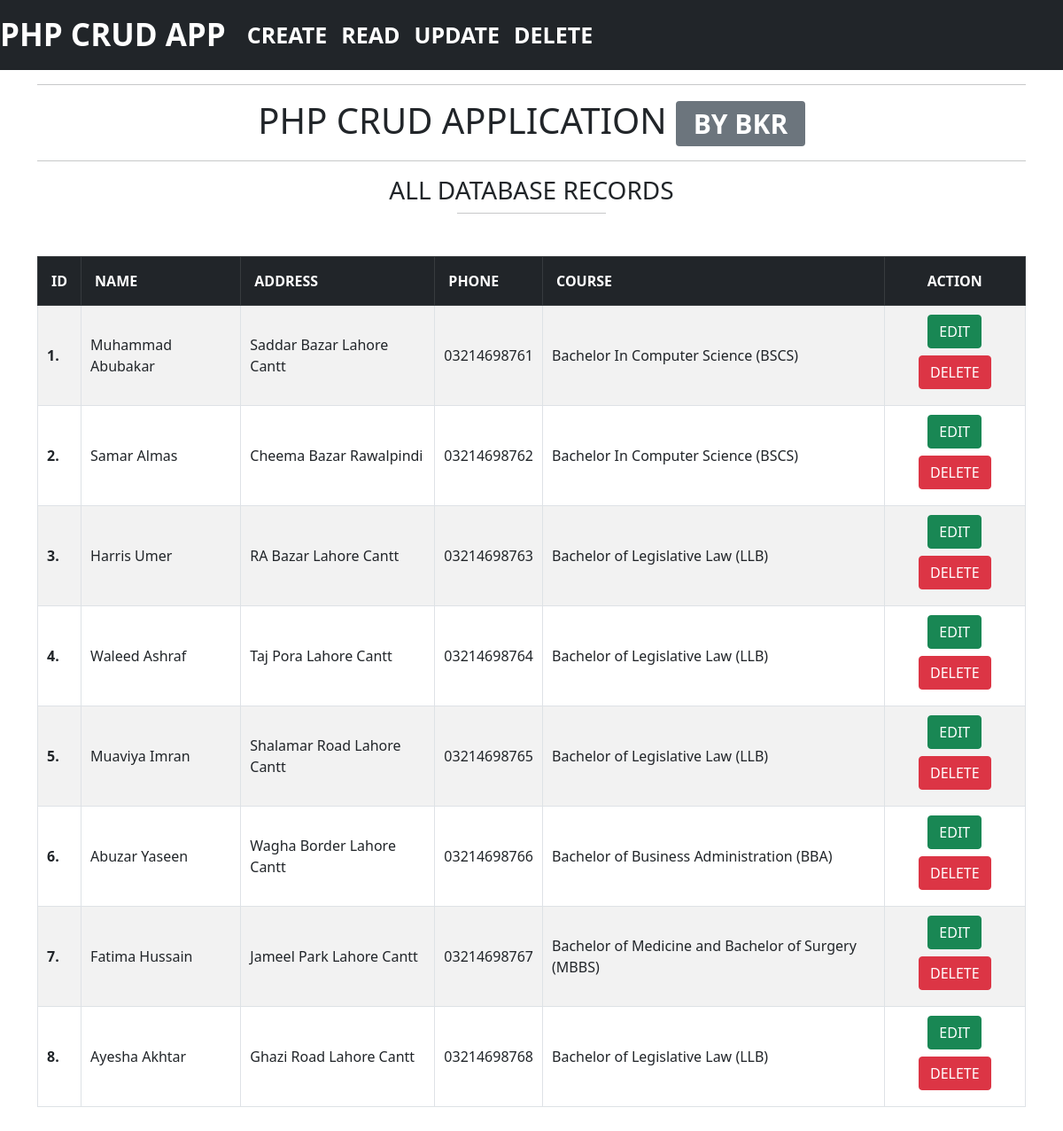
/crud-application/index.php, run on the app's committed database.
### tables this page shows
CREATE TABLE `student` (
  `stu_id` bigint(20) UNSIGNED NOT NULL,
  `stu_name` varchar(100) DEFAULT NULL,
  `stu_phone` varchar(11) DEFAULT NULL,
  `stu_address` varchar(255) DEFAULT NULL,
  `course_id` bigint(20) UNSIGNED NOT NULL
);

CREATE TABLE `course` (
  `crs_id` bigint(20) UNSIGNED NOT NULL,
  `crs_name` varchar(200) DEFAULT NULL,
  `crs_code` varchar(200) DEFAULT NULL
);

### crud-application/index.php (the view, shortened to what this page needs)
<!doctype html>
<html lang="en">
<head>
    <link rel="stylesheet" href="https://cdnjs.cloudflare.com/ajax/libs/font-awesome/5.15.1/css/all.min.css" />
    <link rel="stylesheet" href="https://cdnjs.cloudflare.com/ajax/libs/twitter-bootstrap/5.0.0-alpha2/css/bootstrap.min.css">
</head>
<body>
    <?php include_once "header.php"; ?>
    <div class="container-md">
        <hr>
        <h1 class="text-center font-weight-bolder">PHP CRUD APPLICATION <span class="badge bg-secondary">BY BKR</span></h1>
        <hr>
        <h3 class="text-center">ALL DATABASE RECORDS</h3>
        <center>
            <hr class="m-0" style="width:15%">
        </center>
        <?php
            include_once "config.php";
            $sql = "SELECT stu_id, stu_name, stu_phone, stu_address, crs_name, crs_code FROM student AS Stu
                    INNER JOIN course AS crs where Stu.course_id = crs_id";
            if ($result = mysqli_query($connection, $sql))
            {
                if(mysqli_num_rows($result) > 0)
                {
                    echo '
                    <div class="table-responsive-md">
                        <table class="table table-bordered table-striped my-5 align-middle p-5">
                            <thead class="table-dark">
                                <tr>
                                    <th>ID</th>
                                    <th>NAME</th>
                                    <th>ADDRESS</th>
                                    <th>PHONE</th>
                                    <th>COURSE</th>
                                    <th>ACTION</th>
                                </tr>
                            </thead>
                            <tbody>';
                            while($row = mysqli_fetch_array($result)) {
                                echo "
                                <tr>
                                    <td>{$row['stu_id']}</td>
                                    <td>{$row['stu_name']}</td>
                                    <td>{$row['stu_address']}</td>
                                    <td>{$row['stu_phone']}</td>
                                    <td>{$row['crs_name']} ({$row['crs_code']})</td>";
                                echo "<td>
                                        <button type='button' class='btn mb-2 btn-success' id='editBtn'>
                                            <a href='edit-inline.php?id={$row['stu_id']}' class='text-white text-decoration-none'>EDIT</a>
                                        </button>
                                        <button type='button' class='btn mb-2 btn-danger' id='deleteBtn'>
                                            <a href='delete-inline.php?id={$row['stu_id']}' class='text-white text-decoration-none'>DELETE</a>
                                        </button>
                                    </td>
                                </tr>";
                            };
                            echo '
                            </tbody>
                        </table>
                    </div>';
                }
                else {
                    echo "<h3 class='text-center my-4'>Nothing to Show Here. No Record is Present on Database</h3>";
                }
            }
            else {
                echo "<p>Query Unsuccessfull</p>";
            }
            ?>
    </div>
</body>
</html>

### crud-application/index.php (style rules this page uses)
th { padding: 15px !important; vertical-align: middle !important; }
td:first-of-type { font-weight: bolder !important; }
td:first-of-type::after { content: "."; }
td:last-of-type, th:last-of-type { text-align: center !important; }
td { padding: 10px !important; text-align: left; vertical-align: middle !important; }

### data on the page
student: stu_id "1", stu_name "Muhammad Abubakar", stu_address "Saddar Bazar Lahore Cantt", stu_phone "03214698761", course.crs_name "Bachelor In Computer Science", course.crs_code "BSCS"
student: stu_id "2", stu_name "Samar Almas", stu_address "Cheema Bazar Rawalpindi", stu_phone "03214698762", course.crs_name "Bachelor In Computer Science", course.crs_code "BSCS"
student: stu_id "3", stu_name "Harris Umer", stu_address "RA Bazar Lahore Cantt", stu_phone "03214698763", course.crs_name "Bachelor of Legislative Law", course.crs_code "LLB"
student: stu_id "4", stu_name "Waleed Ashraf", stu_address "Taj Pora Lahore Cantt", stu_phone "03214698764", course.crs_name "Bachelor of Legislative Law", course.crs_code "LLB"
student: stu_id "5", stu_name "Muaviya Imran", stu_address "Shalamar Road Lahore Cantt", stu_phone "03214698765", course.crs_name "Bachelor of Legislative Law", course.crs_code "LLB"
student: stu_id "6", stu_name "Abuzar Yaseen", stu_address "Wagha Border Lahore Cantt", stu_phone "03214698766", course.crs_name "Bachelor of Business Administration", course.crs_code "BBA"
student: stu_id "7", stu_name "Fatima Hussain", stu_address "Jameel Park Lahore Cantt", stu_phone "03214698767", course.crs_name "Bachelor of Medicine and Bachelor of Surgery", course.crs_code "MBBS"
student: stu_id "8", stu_name "Ayesha Akhtar", stu_address "Ghazi Road Lahore Cantt", stu_phone "03214698768", course.crs_name "Bachelor of Legislative Law", course.crs_code "LLB"
